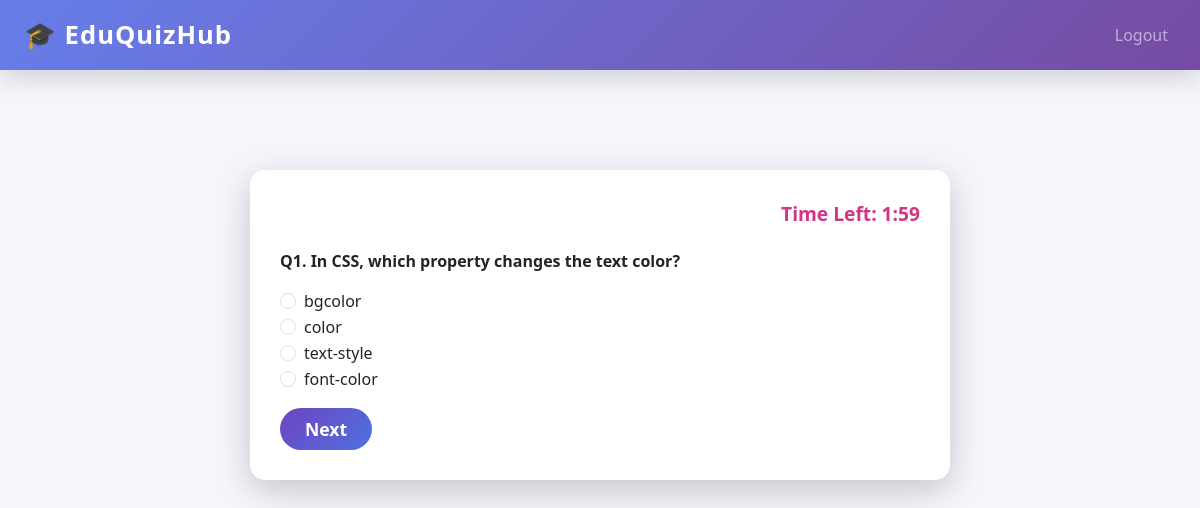
Screenshot of /student/attempt-quiz/1 (signed in) with the database file from the repository.
### tables this page shows
CREATE TABLE questions (
    id INTEGER PRIMARY KEY AUTOINCREMENT,
    quiz_id INTEGER NOT NULL,
    question TEXT NOT NULL,
    option1 TEXT NOT NULL,
    option2 TEXT NOT NULL,
    option3 TEXT NOT NULL,
    option4 TEXT NOT NULL,
    correct_option INTEGER NOT NULL,
    FOREIGN KEY (quiz_id) REFERENCES quizzes(id)
);

### app.py (the view)
@app.route("/student/attempt-quiz/<int:quiz_id>", methods=["GET", "POST"])
def attempt_quiz(quiz_id):
    if session.get("role") != "student":
        return redirect(url_for("login"))
    quiz = get_quiz_by_id(quiz_id)
    questions = get_questions_by_quiz(quiz_id)
    return render_template(
        "attempt_quiz.html",
        quiz=quiz,
        questions=questions
    )

### db/db.py (called while the page is built)
def get_db_connection():
    conn = sqlite3.connect(DB_NAME)
    conn.row_factory = sqlite3.Row
    return conn

def get_quiz_by_id(quiz_id):
    with get_db_connection() as conn:
        return conn.execute(
            "SELECT * FROM quizzes WHERE id = ?",
            (quiz_id,)
        ).fetchone()

def get_questions_by_quiz(quiz_id):
    with get_db_connection() as conn:
        return conn.execute(
            "SELECT * FROM questions WHERE quiz_id = ?",
            (quiz_id,)
        ).fetchall()

### templates/attempt_quiz.html (shortened to what this page needs)
{% extends "base.html" %}
{% block content %}
<div class="quiz-container">
    <div class="timer">Time Left: <span id="time"></span></div>
    <form id="quizForm" method="post" action="{{ url_for('submit_quiz', quiz_id=quiz.id) }}">
        {% for q in questions %}
        <div class="question" id="question-{{ loop.index0 }}">
            <p><strong>Q{{ loop.index }}. {{ q.question }}</strong></p>
            {% for i in range(1,5) %}
            <div class="form-check">
                <input class="form-check-input" type="radio" name="{{ q.id }}" value="{{ i }}" required>
                <label class="form-check-label">{{ q["option" ~ i] }}</label>
            </div>
            {% endfor %}
            {% if not loop.last %}
            <button type="button" class="btn-next" onclick="nextQuestion({{ loop.index0 }})">Next</button>
            {% else %}
            <button type="submit" class="btn-submit">Submit Quiz</button>
            {% endif %}
        </div>
        {% endfor %}
    </form>
</div>
{% endblock %}

### static/css/style.css (style rules this page uses)
body { background-color: #f8f9fa; }
button { font-size: 1.1rem; }

### templates/base.html (style rules this page uses)
html, body { width: 100%; margin: 0; padding: 0; overflow-x: hidden; font-family: "Segoe UI", sans-serif; background: #f4f6fb; }

### templates/attempt_quiz.html (style rules this page uses)
.quiz-container { max-width: 700px; margin: 50px auto; background: #fff; border-radius: 15px; padding: 30px; box-shadow: 0 10px 35px rgba(0,0,0,0.2); }
.question { display: none; }
.question.active { display: block; }
.btn-next, .btn-submit { border-radius: 50px; padding: 8px 25px; font-weight: 700; color: #fff; background: linear-gradient(135deg, #6f42c1, #4e73df); border: none; transition: all 0.3s ease; margin-top: 15px; }
.timer { font-weight: 900; font-size: 1.2rem; margin-bottom: 20px; text-align: right; color: #d63384; }

### rows the page displays
questions: question "In CSS, which property changes the text color?", option1 "bgcolor" "color" "text-style" "font-color"
